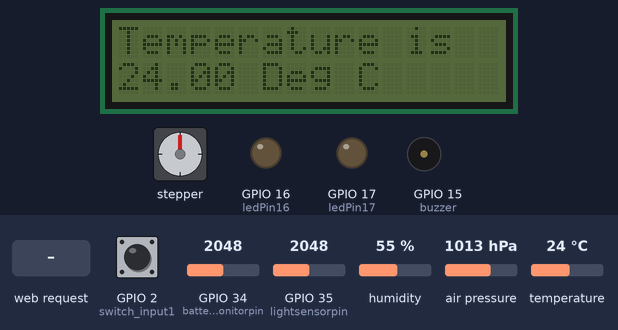
Simulated run of this sketch. Board: ESP32. On the bench: stepper motor, 16×2 character LCD, output pins drawn as LEDs (lit = HIGH), buzzer (waves = sounding). Wiring (inferred from the names in the program): stepper motor (2048 steps per turn assumed): coils GPIO 12, GPIO 14, GPIO 27, GPIO 26. The test bench sets the inputs (shaded band); at power-on: GPIO 2 (switch_input1) LOW, GPIO 34 (batterymonitorpin) = 2048, GPIO 35 (lightsensorpin) = 2048, humidity 55 %, air pressure 1013 hPa, temperature 24 °C. WiFi joins after 1.5 s; servers stay silent unless stated; pins used as bus, display or sensor lines are not drawn; what the sketch prints to the serial monitor is not drawn.

Above: at 2.7 s.
2.8 s: GPIO 2 (switch_input1) pulled HIGH for 1.25 s
At 4.4 s:
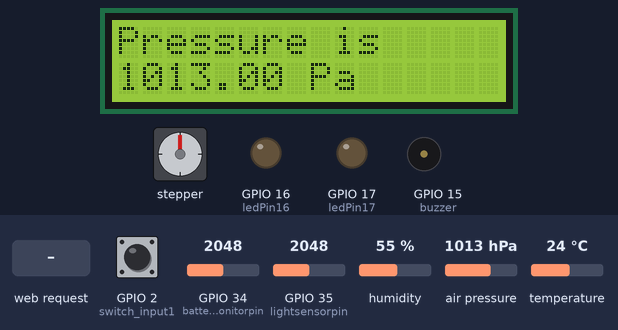
6.1 s: GPIO 2 (switch_input1) pulled HIGH for 3.2 s
At 7.0 s:
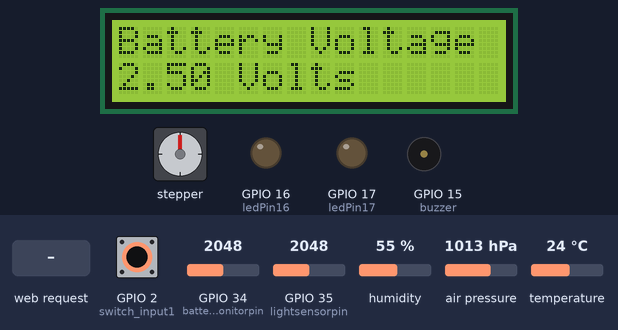
10.8 s: HTTP request GET /16/on received
At 10.92 s:
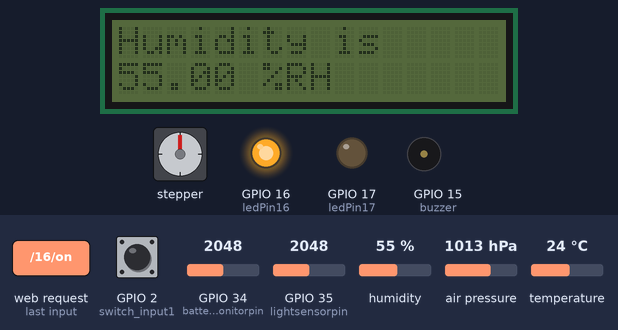
12.7 s: HTTP request GET /16/off received
At 12.78 s:
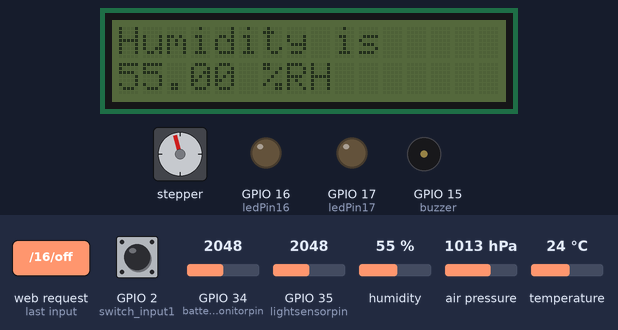
14.5 s: HTTP request GET /17/on received
At 16.3 s:
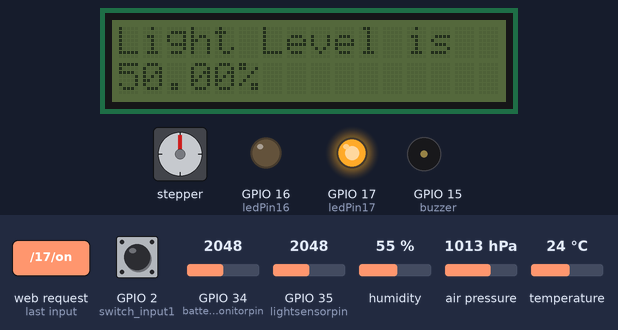
18.7 s: GPIO 2 (switch_input1) pulled HIGH for 3.2 s
At 21.0 s:
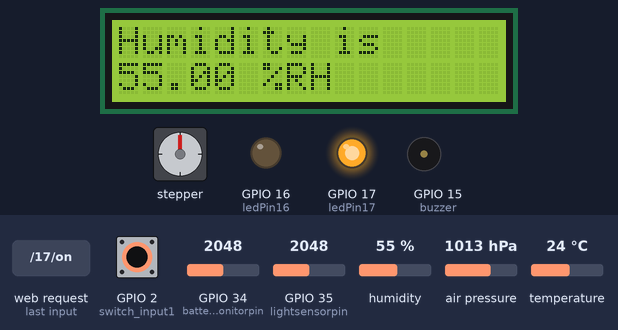
Timing chart, 0 to 24.4 s (numbered marks = the images above; inputs shaded):
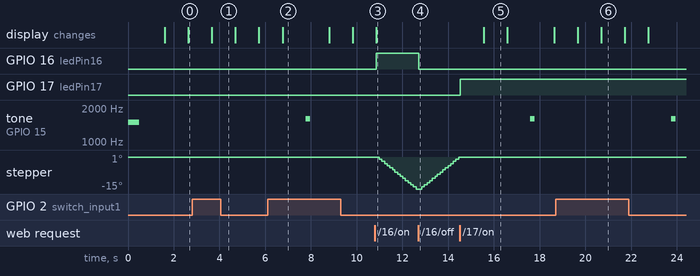

The sketch:

EXP7_Final_update.ino
```cpp
#include <WiFi.h>
#include <Wire.h>
#include <Adafruit_BME280.h>
#include <LCD_I2C.h>

Adafruit_BME280 bme; //i2C driver interface for BME280
LCD_I2C lcd (0x3F,16,2); // I2C display used address 0x3F

// Stepper Motor definitions
#define STEPPER_PIN_1 12
#define STEPPER_PIN_2 14
#define STEPPER_PIN_3 27
#define STEPPER_PIN_4 26

#define buzzer 15 // GPIO pin 15
#define switch_input1 2 //GPIO pin 2

#define ADCRANGE 4096 //12bit ADC = 4096
#define MAXOUTPUT 5 // 5V max output for battery voltage

// tone frequency definitions (star Wars)
const int d = 294;
const int e = 329;
const int f = 349;
const int g = 391;
const int gS = 415;
const int a = 440;
const int aS = 455;
const int b = 466;
const int cH = 523;
const int cSH = 554;
const int dH = 587;
const int dSH = 622;
const int eH = 659;
const int fH = 698;
const int fSH = 740;
const int gH = 784;
const int gSH = 830;
const int aH = 880;

int stepnumber = 0;
int lightsensor_adc_value = 0;
int display_cycle = 0;

int Alarm_temp;

int batteryVoltageADC;
float batteryVoltage;
float Light_level;

const int batterymonitorpin = 34; //pin 34 is ADC1_channel6
const int lightsensorpin = 35; //pin 35 is ADC1_channel7


// Network credentials Here
const char* ssid     = "YourSSID"; //joins existing network
const char* password = "YourPassword"; //joins existing network
const char* soft_ap_ssid     = "ESP32-Network"; //for AP mode
const char* soft_ap_password = "Esp32-Password"; // for AP mode

// Set web server port number to 80
WiFiServer server(80);

// Variable to store the HTTP request
String header;

//variables to store the current LED states

String statePin16 = "off";
String statePin17 = "off";

//Output variable to GPIO pins
const int ledPin16 = 16;
const int ledPin17 = 17;

float temp, pressure, humidity;

// Current time
unsigned long currentTime = millis();

// Previous time
unsigned long previousTime = 0;

// Define timeout time in milliseconds
const long timeoutTime = 2000;

bool step_direction = false;
bool start = false;

bool switch1_state = false;

void setup() {

  Alarm_temp = 26; // Hardcoded Temperature alarm
  pinMode(buzzer,OUTPUT); //setup gpio15 as output for buzzer
  tone(buzzer, 1200,500); // basic buzzer tone for 0.5 second
  tone(buzzer, 1500,500); // basic buzzer tone for 0.5 second

  Serial.begin(115200);
  lcd.begin();
  lcd.backlight();
  lcd.setCursor (0,0);
  lcd.print("A Final Project ");
  lcd.setCursor (0,1);
  lcd.print("Test Check  ");
  lcd.print(Alarm_temp); // Display Alarm Threshold value


  bool communication = bme.begin(0x76); // 0x76 is the address for the BME_280 sensor

   if (!communication) {
     Serial.println("Could not find a valid BME280 sensor");
     Serial.println("check wiring, address, sensor ID!");
     Serial.print("SensorID was: 0x");
     Serial.println(bme.sensorID(), 16);
     Serial.println("ID of 0xFF probably means a bad address\n");
     delay(10);
   }
   else {
     Serial.println("Communication established!\n");
   }


  pinMode(STEPPER_PIN_1, OUTPUT);      // set the Stepper pin mode
  pinMode(STEPPER_PIN_2, OUTPUT);      // set the Stepper pin mode
  pinMode(STEPPER_PIN_3, OUTPUT);      // set the Stepper pin mode
  pinMode(STEPPER_PIN_4, OUTPUT);      // set the Stepper pin mode

  pinMode(ledPin16, OUTPUT);      // set the LED pin mode
  digitalWrite(ledPin16, 0);      // turn LED off by default
  pinMode(ledPin17, OUTPUT);      // set the LED pin mode
  digitalWrite(ledPin17, 0);      // turn LED off by default

  WiFi.mode (WIFI_AP_STA); // Set up Simulataneus mode for STA + AP access
  WiFi.begin(ssid,password);// Tell Wifi to join with provided credentials for STA mode
  WiFi.softAP(soft_ap_ssid,soft_ap_password); // additionally tell Wifi to generate an Access point with these credentials

  Serial.println("\nConnecting");

  while(WiFi.status() != WL_CONNECTED){
    Serial.print(".");
    delay(100);
  }

  // Print IP address and start web server
  Serial.println("");
  Serial.println("IP address: ");
  Serial.println(WiFi.softAPIP());
  Serial.println(WiFi.localIP());

  server.begin(); //starts Web Server
}


void loop() {

  WiFiClient client = server.available();   // Listen for incoming clients

  if (client) {                             // If a new client connects,
    currentTime = millis();
    previousTime = currentTime;
    Serial.println("New Client.");          // print a message out in the serial port
    String currentLine = "";                // make a String to hold incoming data from the client


    while (client.connected() && currentTime - previousTime <= timeoutTime) {
      // loop while the client's connected
      currentTime = millis();
      if (client.available()) {             // if there's bytes to read from the client,
        char c = client.read();             // read a byte, then
        Serial.write(c);                    // print it out the serial monitor
        header += c;
        if (c == '\n') {                    // if the byte is a newline character
          // if the current line is blank, you got two newline characters in a row.
          // that's the end of the client HTTP request, so send a response:
          if (currentLine.length() == 0) {
            // HTTP headers always start with a response code (e.g. HTTP/1.1 200 OK)
            // and a content-type so the client knows what's coming, then a blank line:
            client.println("HTTP/1.1 200 OK");
            client.println("Content-type:text/html");
            client.println("Connection: close");
            client.println();

            // turns the GPIOs on and off - used for DEBUG
            if (header.indexOf("GET /16/on") >= 0) {
              statePin16 = "on";
              digitalWrite(ledPin16, HIGH);               // Inidcates the stepper motor direction clockwise if LED on
            } else if (header.indexOf("GET /16/off") >= 0) {
              statePin16 = "off";
              digitalWrite(ledPin16, LOW);                // Inidicate the stepper motor direction anticlockwise off
            }

            // turns the GPIOs on and off - used for DEBUG

            if (header.indexOf("GET /17/on") >= 0) {
              statePin17 = "on";
              digitalWrite(ledPin17, HIGH);               // Drives stepper motor, indicates the LED on
            } else if (header.indexOf("GET /17/off") >= 0) {
              statePin17 = "off";
              digitalWrite(ledPin17, LOW);                //turns the LED off
            }

            // Display the HTML web page
            client.println("<!DOCTYPE html><html>");
            client.println("<head><meta name=\"viewport\" content=\"width=device-width, initial-scale=1\">");
            client.println("<link rel=\"icon\" href=\"data:,\">");

            // CSS to style the on/off buttons
            client.println("<style>html { font-family: monospace; display: inline-block; margin: 0px auto; text-align: center;}");
            client.println(".button { background-color: yellowgreen; border: none; color: white; padding: 16px 40px;");
            client.println("text-decoration: none; font-size: 32px; margin: 2px; cursor: pointer;}");
            client.println(".button2 {background-color: gray;}</style></head>");

            client.println("<body><h1>Tom White Web Server</h1>");
            client.println("<p>Remote Monitoring Control Status</p>");
            client.println("<p></p>");

            client.println("<p>Temperature is </p>");
            client.println(temp);
            client.println(" *C");

            client.println("<p>Pressure is </p>");
            client.println(pressure);
            client.println(" hPa");

            client.println("<p>Humdity is </p>");
            client.println(humidity);
            client.println(" %");

            client.println("<p>Light Level is </p>");
            client.println(Light_level);
            client.println(" %");

            client.println("<p>Battery at </p>");
            client.println(batteryVoltage);
            client.println(" Volts");


            if (statePin16 == "off") {//Sets Stepper motor in Clockwise direction
              client.println("<p><a href=\"/16/on\"><button class=\"button\">Forward</button></a></p>");
              step_direction = true;

            } else {//Sets Stepper motor in anti-Clockwise direction
              client.println("<p><a href=\"/16/off\"><button class=\"button button2\">Reverse</button></a></p>");
              step_direction = false;
            }

            if (statePin17 == "off") {//Starts moving stepper mote
              client.println("<p><a href=\"/17/on\"><button class=\"button\">Start</button></a></p>");
              start = true;
            } else {//Stops moving stepper motor
              client.println("<p><a href=\"/17/off\"><button class=\"button button2\">Stop</button></a></p>");
              start = false;
            }

            client.println("</body></html>");

            // The HTTP response ends with another blank line
            client.println();
            // Break out of the while loop
            break;

          } else { // if you got a newline, then clear currentLine

            currentLine = "";

          }

        } else if (c != '\r') {  // if you got anything else but a carriage return character,
          currentLine += c;      // add it to the end of the currentLine
        }
      }
    }

    // Clear the header variable
    header = "";
    // Close the connection
    client.stop();
    Serial.println("Client disconnected.");
    Serial.println("");
  }

  if (start == true){
    OneStep(step_direction);
    delay(20);
  }

  else

 {
    switch1_state = digitalRead(switch_input1);// read button input
    if (switch1_state == true)
    {
      lcd.backlight(); //Turn on LCD backlight - as someone present
      Serial.println ("Button Pressed");
    }
    else
    {
      lcd.noBacklight(); // turn off backlight
      Serial.println ("Button Released");
    }


     Serial.print("Temperature = ");
     temp = bme.readTemperature();
     Serial.print(temp);
     Serial.println(" *C");

     pressure = (bme.readPressure() /100.0F);
     Serial.print("Pressure = ");
     Serial.print(pressure);
     Serial.println(" hPa");
     Serial.print("Humidity = ");
     humidity = bme.readHumidity();
     Serial.print(humidity);
     Serial.println(" %\n");
     delay(1000);


     lightsensor_adc_value = analogRead(lightsensorpin); // Read ADC Value for Light sensor
     Serial.print("Light Value = ");
     Serial.println (lightsensor_adc_value);
     Light_level = (float)lightsensor_adc_value/ADCRANGE*100; // express as % of max light level
     Serial.println (Light_level);


     batteryVoltageADC = analogRead(batterymonitorpin); // Read ADC value for Battery Voltage
     Serial.print("Battery ADC Value = ");
     Serial.println (batteryVoltageADC);


     if (display_cycle < 5)
     {
        lcd.clear();
        lcd.setCursor (0,0);

        if (display_cycle == 0)
        {
           lcd.print("Temperature is ");
           lcd.setCursor (0,1);
           lcd.print(temp);
           lcd.setCursor(5,1);
           lcd.print(" Deg C");
          if (temp > Alarm_temp){ // This is the alarm temperature

            tone(buzzer,a, 500);// Plays Star was tune :-)
            tone(buzzer,a, 500);
            tone(buzzer,a, 500);
            tone(buzzer,f, 350);
            tone(buzzer,cH, 150);
            tone(buzzer,a, 500);
            tone(buzzer,f, 350);
            tone(buzzer,cH, 150);
            tone(buzzer,a, 650);
            delay (500);
            tone(buzzer,eH, 500);
            tone(buzzer,eH, 500);
            tone(buzzer,eH, 500);
            tone(buzzer,fH, 350);
            tone(buzzer,cH, 150);
            tone(buzzer,gS, 500);
            tone(buzzer,f, 350);
            tone(buzzer,cH, 150);
            tone(buzzer,a, 650);
            delay(500);
          }
        }

         if (display_cycle == 1)
         {
           lcd.print("Pressure is ");
           lcd.setCursor (0,1);
           lcd.print(pressure);
           lcd.setCursor(7,1);
          lcd.print(" Pa");
          }

         if (display_cycle == 2)
         {
           lcd.print("Humidity is ");
           lcd.setCursor (0,1);
           lcd.print(humidity);
           lcd.setCursor(5,1);
           lcd.print(" %RH");
         }

         if (display_cycle == 3)
         {
           lcd.print("Light Level is ");
           lcd.setCursor (0,1);
           lcd.print(Light_level);
           lcd.setCursor (5,1);     //Display light level to 2 dp
           lcd.print("%");
         }

        if (display_cycle == 4)
        {
          batteryVoltage = (float)batteryVoltageADC/ADCRANGE*MAXOUTPUT; // Convert this to a voltage
          lcd.print("Battery Voltage =");
          lcd.setCursor (0,1);
          lcd.print(batteryVoltage); // display voltage to 2dp
          lcd.setCursor (5,1);
          lcd.print("Volts");
        }
        display_cycle++;
      }
      else
      {
        display_cycle = 0;
        tone(buzzer, 1000,200);
        tone(buzzer, 1200,200);
        tone(buzzer, 1400,200);
        tone(buzzer, 1600,200);
      }


  }

}


/////////////Stepper Motor Driver Function ///////////////////////////
void OneStep (bool dir){

    if (dir){ //FORWARD

      switch(stepnumber){

        case 0:
        digitalWrite(STEPPER_PIN_1, HIGH);
        digitalWrite(STEPPER_PIN_2, LOW);
        digitalWrite(STEPPER_PIN_3, LOW);
        digitalWrite(STEPPER_PIN_4, LOW);
        break;

        case 1:
        digitalWrite(STEPPER_PIN_1, LOW);
        digitalWrite(STEPPER_PIN_2, HIGH);
        digitalWrite(STEPPER_PIN_3, LOW);
        digitalWrite(STEPPER_PIN_4, LOW);
        break;

        case 2:
        digitalWrite(STEPPER_PIN_1, LOW);
        digitalWrite(STEPPER_PIN_2, LOW);
        digitalWrite(STEPPER_PIN_3, HIGH);
        digitalWrite(STEPPER_PIN_4, LOW);
        break;

        case 3:
        digitalWrite(STEPPER_PIN_1, LOW);
        digitalWrite(STEPPER_PIN_2, LOW);
        digitalWrite(STEPPER_PIN_3, LOW);
        digitalWrite(STEPPER_PIN_4, HIGH);
        break;
        }

    }

    else{//REVERSE

     switch (stepnumber){

      case 0:
        digitalWrite(STEPPER_PIN_1, LOW);
        digitalWrite(STEPPER_PIN_2, LOW);
        digitalWrite(STEPPER_PIN_3, LOW);
        digitalWrite(STEPPER_PIN_4, HIGH);
        break;

        case 1:
        digitalWrite(STEPPER_PIN_1, LOW);
        digitalWrite(STEPPER_PIN_2, LOW);
        digitalWrite(STEPPER_PIN_3, HIGH);
        digitalWrite(STEPPER_PIN_4, LOW);
        break;

        case 2:
        digitalWrite(STEPPER_PIN_1, LOW);
        digitalWrite(STEPPER_PIN_2, HIGH);
        digitalWrite(STEPPER_PIN_3, LOW);
        digitalWrite(STEPPER_PIN_4, LOW);
        break;

        case 3:
        digitalWrite(STEPPER_PIN_1, HIGH);
        digitalWrite(STEPPER_PIN_2, LOW);
        digitalWrite(STEPPER_PIN_3, LOW);
        digitalWrite(STEPPER_PIN_4, LOW);
        break;
      }
     }


  stepnumber++;
  if (stepnumber>3)
  {
    stepnumber =0;
  }

}
```

Measured:
- after the input at 2.8 s, the display: first differs from a run without the input after 0.87 s (image 1)
- after the input at 6.1 s, the display: first differs from a run without the input after 0.66 s (image 2)
- after the input at 10.8 s, GPIO 16 (ledPin16): LOW → HIGH after 0.06 s; stepper: keeps turning counter-clockwise at about 9°/s, starting after 0.18 s
- after the input at 12.7 s, GPIO 16 (ledPin16): HIGH → LOW at once
- after the input at 14.5 s, GPIO 17 (ledPin17): LOW → HIGH at once; tone on GPIO 15 (buzzer): silent → 1600 Hz after 3.1 s, → silent 0.20 s later; stepper: stops changing and stays 0°; the display: changes after 1.1 s (image 5)
- after the input at 18.7 s, the display: first differs from a run without the input after 0.96 s (image 6 shows a later state)
- what the display in image 2 shows lasts 2.0 s, from 6.8 s to 8.8 s
